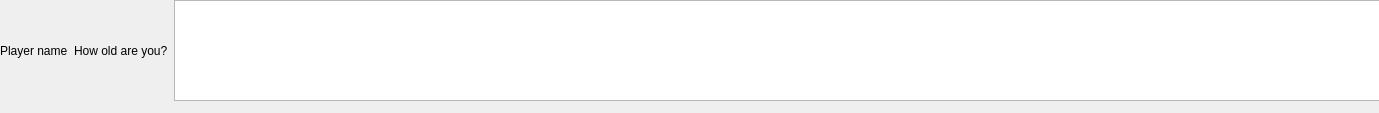
<?xml version="1.0" encoding="UTF-8"?>
<ui version="4.0">
 <class>playerWidget</class>
 <widget class="QWidget" name="playerWidget">
  <property name="geometry">
   <rect>
    <x>0</x>
    <y>0</y>
    <width>1379</width>
    <height>113</height>
   </rect>
  </property>
  <property name="windowTitle">
   <string>Form</string>
  </property>
  <widget class="QWidget" name="horizontalLayoutWidget">
   <property name="geometry">
    <rect>
     <x>0</x>
     <y>0</y>
     <width>1381</width>
     <height>101</height>
    </rect>
   </property>
   <layout class="QHBoxLayout" name="horizontalLayout">
    <item>
     <widget class="QLabel" name="playerName">
      <property name="text">
       <string>Player name</string>
      </property>
     </widget>
    </item>
    <item>
     <widget class="QLabel" name="label">
      <property name="text">
       <string>How old are you?</string>
      </property>
     </widget>
    </item>
    <item>
     <widget class="QTextEdit" name="textEdit"/>
    </item>
   </layout>
  </widget>
 </widget>
 <resources/>
 <connections/>
</ui>
